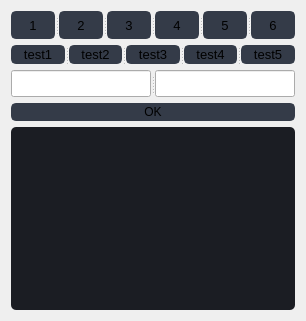
                  <widget class="QWidget" name="page_laba2">
                   <layout class="QGridLayout" name="gridLayout_7" rowstretch="2,1,1,0,13">
                    <property name="horizontalSpacing">
                     <number>1</number>
                    </property>
                    <item row="0" column="0">
                     <widget class="QSplitter" name="splitter_5">
                      <property name="orientation">
                       <enum>Qt::Horizontal</enum>
                      </property>
                      <widget class="QPushButton" name="pushButton_4">
                       <property name="enabled">
                        <bool>true</bool>
                       </property>
                       <property name="font">
                        <font>
                         <family>Segoe UI</family>
                         <pointsize>10</pointsize>
                        </font>
                       </property>
                       <property name="styleSheet">
                        <string notr="true">QPushButton {
	border: 2px solid rgb(52, 59, 72);
	border-radius: 5px;	
	background-color: rgb(52, 59, 72);
}
QPushButton:hover {
	background-color: rgb(57, 65, 80);
	border: 2px solid rgb(61, 70, 86);
}
QPushButton:pressed {	
	background-color: rgb(35, 40, 49);
	border: 2px solid rgb(43, 50, 61);
}
QPushButton:disabled{
	background-color: rgb(57, 65, 80);
	border: 2px solid rgb(61, 70, 86);
}</string>
                       </property>
                       <property name="text">
                        <string>1</string>
                       </property>
                      </widget>
                      <widget class="QPushButton" name="pushButton_90">
                       <property name="font">
                        <font>
                         <family>Segoe UI</family>
                         <pointsize>10</pointsize>
                        </font>
                       </property>
                       <property name="styleSheet">
                        <string notr="true">QPushButton {
	border: 2px solid rgb(52, 59, 72);
	border-radius: 5px;	
	background-color: rgb(52, 59, 72);
}
QPushButton:hover {
	background-color: rgb(57, 65, 80);
	border: 2px solid rgb(61, 70, 86);
}
QPushButton:pressed {	
	background-color: rgb(35, 40, 49);
	border: 2px solid rgb(43, 50, 61);
}
QPushButton:disabled{
	background-color: rgb(57, 65, 80);
	border: 2px solid rgb(61, 70, 86);
}</string>
                       </property>
                       <property name="text">
                        <string>2</string>
                       </property>
                      </widget>
                      <widget class="QPushButton" name="pushButton_96">
                       <property name="font">
                        <font>
                         <family>Segoe UI</family>
                         <pointsize>10</pointsize>
                        </font>
                       </property>
                       <property name="styleSheet">
                        <string notr="true">QPushButton {
	border: 2px solid rgb(52, 59, 72);
	border-radius: 5px;	
	background-color: rgb(52, 59, 72);
}
QPushButton:hover {
	background-color: rgb(57, 65, 80);
	border: 2px solid rgb(61, 70, 86);
}
QPushButton:pressed {	
	background-color: rgb(35, 40, 49);
	border: 2px solid rgb(43, 50, 61);
}
QPushButton:disabled{
	background-color: rgb(57, 65, 80);
	border: 2px solid rgb(61, 70, 86);
}</string>
                       </property>
                       <property name="text">
                        <string>3</string>
                       </property>
                      </widget>
                      <widget class="QPushButton" name="pushButton_97">
                       <property name="font">
                        <font>
                         <family>Segoe UI</family>
                         <pointsize>10</pointsize>
                        </font>
                       </property>
                       <property name="styleSheet">
                        <string notr="true">QPushButton {
	border: 2px solid rgb(52, 59, 72);
	border-radius: 5px;	
	background-color: rgb(52, 59, 72);
}
QPushButton:hover {
	background-color: rgb(57, 65, 80);
	border: 2px solid rgb(61, 70, 86);
}
QPushButton:pressed {	
	background-color: rgb(35, 40, 49);
	border: 2px solid rgb(43, 50, 61);
}
QPushButton:disabled{
	background-color: rgb(57, 65, 80);
	border: 2px solid rgb(61, 70, 86);
}</string>
                       </property>
                       <property name="text">
                        <string>4</string>
                       </property>
                      </widget>
                      <widget class="QPushButton" name="pushButton_98">
                       <property name="font">
                        <font>
                         <family>Segoe UI</family>
                         <pointsize>10</pointsize>
                        </font>
                       </property>
                       <property name="styleSheet">
                        <string notr="true">QPushButton {
	border: 2px solid rgb(52, 59, 72);
	border-radius: 5px;	
	background-color: rgb(52, 59, 72);
}
QPushButton:hover {
	background-color: rgb(57, 65, 80);
	border: 2px solid rgb(61, 70, 86);
}
QPushButton:pressed {	
	background-color: rgb(35, 40, 49);
	border: 2px solid rgb(43, 50, 61);
}
QPushButton:disabled{
	background-color: rgb(57, 65, 80);
	border: 2px solid rgb(61, 70, 86);
}</string>
                       </property>
                       <property name="text">
                        <string>5</string>
                       </property>
                      </widget>
                      <widget class="QPushButton" name="pushButton_5">
                       <property name="font">
                        <font>
                         <family>Segoe UI</family>
                         <pointsize>10</pointsize>
                        </font>
                       </property>
                       <property name="styleSheet">
                        <string notr="true">QPushButton {
	border: 2px solid rgb(52, 59, 72);
	border-radius: 5px;	
	background-color: rgb(52, 59, 72);
}
QPushButton:hover {
	background-color: rgb(57, 65, 80);
	border: 2px solid rgb(61, 70, 86);
}
QPushButton:pressed {	
	background-color: rgb(35, 40, 49);
	border: 2px solid rgb(43, 50, 61);
}
QPushButton:disabled{
	background-color: rgb(57, 65, 80);
	border: 2px solid rgb(61, 70, 86);
}</string>
                       </property>
                       <property name="text">
                        <string>6</string>
                       </property>
                      </widget>
                     </widget>
                    </item>
                    <item row="1" column="0">
                     <widget class="QSplitter" name="splitter_15">
                      <property name="orientation">
                       <enum>Qt::Horizontal</enum>
                      </property>
                      <widget class="QPushButton" name="pushButton_100">
                       <property name="font">
                        <font>
                         <family>Segoe UI</family>
                         <pointsize>10</pointsize>
                        </font>
                       </property>
                       <property name="styleSheet">
                        <string notr="true">QPushButton {
	border: 2px solid rgb(52, 59, 72);
	border-radius: 5px;	
	background-color: rgb(52, 59, 72);
}
QPushButton:hover {
	background-color: rgb(57, 65, 80);
	border: 2px solid rgb(61, 70, 86);
}
QPushButton:pressed {	
	background-color: rgb(35, 40, 49);
	border: 2px solid rgb(43, 50, 61);
}</string>
                       </property>
                       <property name="text">
                        <string>test1</string>
                       </property>
                      </widget>
                      <widget class="QPushButton" name="pushButton_101">
                       <property name="font">
                        <font>
                         <family>Segoe UI</family>
                         <pointsize>10</pointsize>
                        </font>
                       </property>
                       <property name="styleSheet">
                        <string notr="true">QPushButton {
	border: 2px solid rgb(52, 59, 72);
	border-radius: 5px;	
	background-color: rgb(52, 59, 72);
}
QPushButton:hover {
	background-color: rgb(57, 65, 80);
	border: 2px solid rgb(61, 70, 86);
}
QPushButton:pressed {	
	background-color: rgb(35, 40, 49);
	border: 2px solid rgb(43, 50, 61);
}</string>
                       </property>
                       <property name="text">
                        <string>test2</string>
                       </property>
                      </widget>
                      <widget class="QPushButton" name="pushButton_102">
                       <property name="font">
                        <font>
                         <family>Segoe UI</family>
                         <pointsize>10</pointsize>
                        </font>
                       </property>
                       <property name="styleSheet">
                        <string notr="true">QPushButton {
	border: 2px solid rgb(52, 59, 72);
	border-radius: 5px;	
	background-color: rgb(52, 59, 72);
}
QPushButton:hover {
	background-color: rgb(57, 65, 80);
	border: 2px solid rgb(61, 70, 86);
}
QPushButton:pressed {	
	background-color: rgb(35, 40, 49);
	border: 2px solid rgb(43, 50, 61);
}</string>
                       </property>
                       <property name="text">
                        <string>test3</string>
                       </property>
                      </widget>
                      <widget class="QPushButton" name="pushButton_103">
                       <property name="font">
                        <font>
                         <family>Segoe UI</family>
                         <pointsize>10</pointsize>
                        </font>
                       </property>
                       <property name="styleSheet">
                        <string notr="true">QPushButton {
	border: 2px solid rgb(52, 59, 72);
	border-radius: 5px;	
	background-color: rgb(52, 59, 72);
}
QPushButton:hover {
	background-color: rgb(57, 65, 80);
	border: 2px solid rgb(61, 70, 86);
}
QPushButton:pressed {	
	background-color: rgb(35, 40, 49);
	border: 2px solid rgb(43, 50, 61);
}</string>
                       </property>
                       <property name="text">
                        <string>test4</string>
                       </property>
                      </widget>
                      <widget class="QPushButton" name="pushButton_104">
                       <property name="font">
                        <font>
                         <family>Segoe UI</family>
                         <pointsize>10</pointsize>
                        </font>
                       </property>
                       <property name="styleSheet">
                        <string notr="true">QPushButton {
	border: 2px solid rgb(52, 59, 72);
	border-radius: 5px;	
	background-color: rgb(52, 59, 72);
}
QPushButton:hover {
	background-color: rgb(57, 65, 80);
	border: 2px solid rgb(61, 70, 86);
}
QPushButton:pressed {	
	background-color: rgb(35, 40, 49);
	border: 2px solid rgb(43, 50, 61);
}</string>
                       </property>
                       <property name="text">
                        <string>test5</string>
                       </property>
                      </widget>
                     </widget>
                    </item>
                    <item row="2" column="0">
                     <widget class="QSplitter" name="splitter_6">
                      <property name="orientation">
                       <enum>Qt::Horizontal</enum>
                      </property>
                      <widget class="QSplitter" name="splitter_14">
                       <property name="orientation">
                        <enum>Qt::Horizontal</enum>
                       </property>
                       <widget class="QLineEdit" name="lineEdit_18">
                        <property name="font">
                         <font>
                          <family>Segoe UI</family>
                          <pointsize>12</pointsize>
                         </font>
                        </property>
                       </widget>
                       <widget class="QLineEdit" name="lineEdit_19">
                        <property name="font">
                         <font>
                          <family>Segoe UI</family>
                          <pointsize>12</pointsize>
                         </font>
                        </property>
                       </widget>
                      </widget>
                     </widget>
                    </item>
                    <item row="3" column="0">
                     <widget class="QPushButton" name="pushButton_99">
                      <property name="font">
                       <font>
                        <family>Segoe UI</family>
                        <pointsize>9</pointsize>
                       </font>
                      </property>
                      <property name="styleSheet">
                       <string notr="true">QPushButton {
	border: 2px solid rgb(52, 59, 72);
	border-radius: 5px;	
	background-color: rgb(52, 59, 72);
}
QPushButton:hover {
	background-color: rgb(57, 65, 80);
	border: 2px solid rgb(61, 70, 86);
}
QPushButton:pressed {	
	background-color: rgb(35, 40, 49);
	border: 2px solid rgb(43, 50, 61);
}</string>
                      </property>
                      <property name="text">
                       <string>OK</string>
                      </property>
                     </widget>
                    </item>
                    <item row="4" column="0">
                     <widget class="QTextEdit" name="textEdit_2">
                      <property name="font">
                       <font>
                        <family>Segoe UI</family>
                        <pointsize>12</pointsize>
                       </font>
                      </property>
                      <property name="styleSheet">
                       <string notr="true">QTextEdit {
	background-color: rgb(27, 29, 35);
	border-radius: 5px;
	padding: 10px;
}
QTextEdit:hover {
	border: 2px solid rgb(64, 71, 88);
}
QTextEdit:focus {
	border: 2px solid rgb(91, 101, 124);
}</string>
                      </property>
                     </widget>
                    </item>
                   </layout>
                  </widget>
